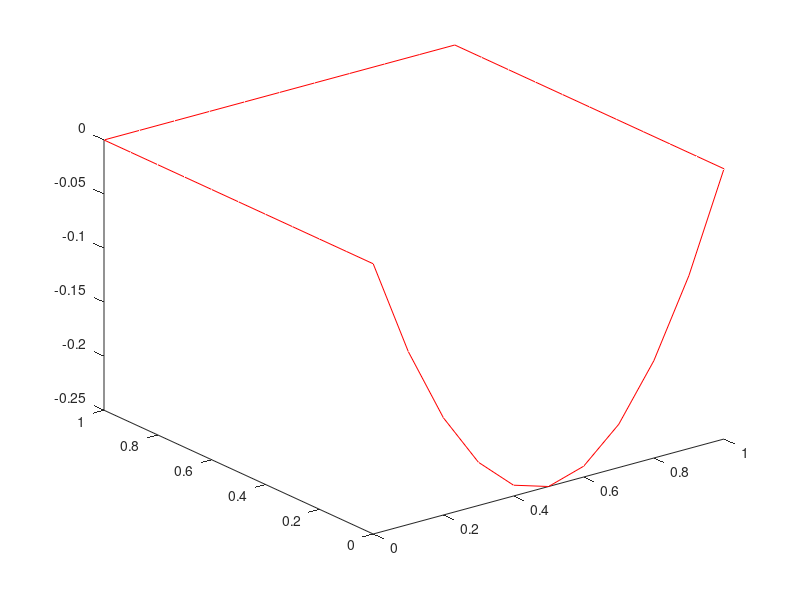

MATLAB code to generate this figure:
clear all; close all; clc;

% u_xx + u_yy = 0
% u(x, 0) = x^2 - x
% All other boundaries are zero
% u(x, 1) = u(0, y) = u(1, y) = 0

x0 = 0;
xN = 1;
y0 = 0;
yN = 1;

N = 11;
x = linspace(x0, xN, N);
y = linspace(x0, xN, N);

% Boundary condition
a = @(x)(x.^2 - x);

% THese vectors are just to plot the boundary conditions
zero_vector = zeros(size(x));
one_vector = ones(size(x));

% u(0, y) = 0
plot3(zero_vector, y, zero_vector, 'r')
% u(x, 1) = 0
hold on
plot3(x, one_vector, zero_vector, 'r')
% u(1, y) = 0
plot3(one_vector, y, zero_vector, 'r')
% u(x, 0) = a(x)
plot3(x, zero_vector, a(x), 'r')
hold off